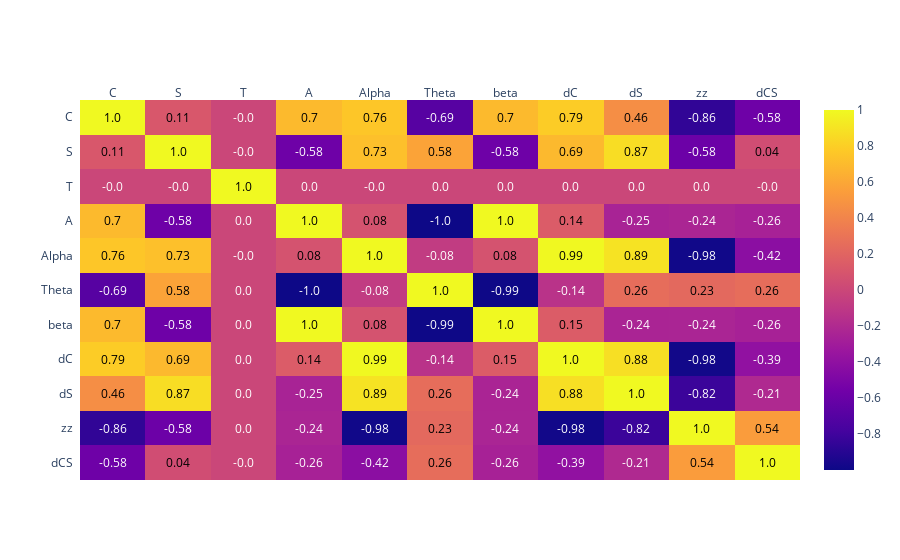

The notebook cell this image was saved under:
### Code cell
corrs = df.corr()
figure = ff.create_annotated_heatmap(
z=corrs.values,
x=list(corrs.columns),
y=list(corrs.index),
annotation_text=corrs.round(2).values,
showscale=True)
figure['layout']['yaxis']['autorange'] = "reversed"
plot(figure, filename='heatmap_corr.html')
figure.show()

### Figure 1 — Plotly figure (JSON) as saved in the notebook; plotly's stock layout.template omitted (floating-point values rounded to 4 significant figures)
{"data": [{"colorscale": [[0.0, "#0d0887"], [0.1111, "#46039f"], [0.2222, "#7201a8"], [0.3333, "#9c179e"], [0.4444, "#bd3786"], [0.5556, "#d8576b"], [0.6667, "#ed7953"], [0.7778, "#fb9f3a"], [0.8889, "#fdca26"], [1.0, "#f0f921"]], "reversescale": false, "showscale": true, "type": "heatmap", "x": ["C", "S", "T", "A", "Alpha", "Theta", "beta", "dC", "dS", "zz", "dCS"], "y": ["C", "S", "T", "A", "Alpha", "Theta", "beta", "dC", "dS", "zz", "dCS"], "z": [[1.0, 0.1142, -2.939e-16, 0.6966, 0.7575, -0.692, 0.6966, 0.7871, 0.4584, -0.8566, -0.5765], [0.1142, 1.0, -8.691e-16, -0.5757, 0.7257, 0.5762, -0.5767, 0.6925, 0.869, -0.5826, 0.04349], [-2.939e-16, -8.691e-16, 1.0, 4.692e-16, -5.082e-16, 4.936e-15, 2.103e-15, 3.631e-17, 1.292e-16, 4.264e-16, -1.389e-16], [0.6966, -0.5757, 4.692e-16, 1.0, 0.08078, -0.9984, 0.9984, 0.1439, -0.249, -0.2351, -0.2596], [0.7575, 0.7257, -5.082e-16, 0.08078, 1.0, -0.07545, 0.0828, 0.9949, 0.8948, -0.981, -0.4202], [-0.692, 0.5762, 4.936e-15, -0.9984, -0.07545, 1.0, -0.9942, -0.1386, 0.2578, 0.229, 0.2579], [0.6966, -0.5767, 2.103e-15, 0.9984, 0.0828, -0.9942, 1.0, 0.1459, -0.2399, -0.2378, -0.2602], [0.7871, 0.6925, 3.631e-17, 0.1439, 0.9949, -0.1386, 0.1459, 1.0, 0.8794, -0.9807, -0.3879], [0.4584, 0.869, 1.292e-16, -0.249, 0.8948, 0.2578, -0.2399, 0.8794, 1.0, -0.8195, -0.2063], [-0.8566, -0.5826, 4.264e-16, -0.2351, -0.981, 0.229, -0.2378, -0.9807, -0.8195, 1.0, 0.5399], [-0.5765, 0.04349, -1.389e-16, -0.2596, -0.4202, 0.2579, -0.2602, -0.3879, -0.2063, 0.5399, 1.0]]}], "layout": {"annotations": [{"font": {"color": "#000000"}, "showarrow": false, "text": "1.0", "x": "C", "xref": "x", "y": "C", "yref": "y"}, {"font": {"color": "#000000"}, "showarrow": false, "text": "0.11", "x": "S", "xref": "x", "y": "C", "yref": "y"}, {"font": {"color": "#FFFFFF"}, "showarrow": false, "text": "-0.0", "x": "T", "xref": "x", "y": "C", "yref": "y"}, {"font": {"color": "#000000"}, "showarrow": false, "text": "0.7", "x": "A", "xref": "x", "y": "C", "yref": "y"}, {"font": {"color": "#000000"}, "showarrow": false, "text": "0.76", "x": "Alpha", "xref": "x", "y": "C", "yref": "y"}, {"font": {"color": "#FFFFFF"}, "showarrow": false, "text": "-0.69", "x": "Theta", "xref": "x", "y": "C", "yref": "y"}, {"font": {"color": "#000000"}, "showarrow": false, "text": "0.7", "x": "beta", "xref": "x", "y": "C", "yref": "y"}, {"font": {"color": "#000000"}, "showarrow": false, "text": "0.79", "x": "dC", "xref": "x", "y": "C", "yref": "y"}, {"font": {"color": "#000000"}, "showarrow": false, "text": "0.46", "x": "dS", "xref": "x", "y": "C", "yref": "y"}, {"font": {"color": "#FFFFFF"}, "showarrow": false, "text": "-0.86", "x": "zz", "xref": "x", "y": "C", "yref": "y"}, {"font": {"color": "#FFFFFF"}, "showarrow": false, "text": "-0.58", "x": "dCS", "xref": "x", "y": "C", "yref": "y"}, {"font": {"color": "#000000"}, "showarrow": false, "text": "0.11", "x": "C", "xref": "x", "y": "S", "yref": "y"}, {"font": {"color": "#000000"}, "showarrow": false, "text": "1.0", "x": "S", "xref": "x", "y": "S", "yref": "y"}, {"font": {"color": "#FFFFFF"}, "showarrow": false, "text": "-0.0", "x": "T", "xref": "x", "y": "S", "yref": "y"}, {"font": {"color": "#FFFFFF"}, "showarrow": false, "text": "-0.58", "x": "A", "xref": "x", "y": "S", "yref": "y"}, {"font": {"color": "#000000"}, "showarrow": false, "text": "0.73", "x": "Alpha", "xref": "x", "y": "S", "yref": "y"}, {"font": {"color": "#000000"}, "showarrow": false, "text": "0.58", "x": "Theta", "xref": "x", "y": "S", "yref": "y"}, {"font": {"color": "#FFFFFF"}, "showarrow": false, "text": "-0.58", "x": "beta", "xref": "x", "y": "S", "yref": "y"}, {"font": {"color": "#000000"}, "showarrow": false, "text": "0.69", "x": "dC", "xref": "x", "y": "S", "yref": "y"}, {"font": {"color": "#000000"}, "showarrow": false, "text": "0.87", "x": "dS", "xref": "x", "y": "S", "yref": "y"}, {"font": {"color": "#FFFFFF"}, "showarrow": false, "text": "-0.58", "x": "zz", "xref": "x", "y": "S", "yref": "y"}, {"font": {"color": "#000000"}, "showarrow": false, "text": "0.04", "x": "dCS", "xref": "x", "y": "S", "yref": "y"}, {"font": {"color": "#FFFFFF"}, "showarrow": false, "text": "-0.0", "x": "C", "xref": "x", "y": "T", "yref": "y"}, {"font": {"color": "#FFFFFF"}, "showarrow": false, "text": "-0.0", "x": "S", "xref": "x", "y": "T", "yref": "y"}, {"font": {"color": "#000000"}, "showarrow": false, "text": "1.0", "x": "T", "xref": "x", "y": "T", "yref": "y"}, {"font": {"color": "#FFFFFF"}, "showarrow": false, "text": "0.0", "x": "A", "xref": "x", "y": "T", "yref": "y"}, {"font": {"color": "#FFFFFF"}, "showarrow": false, "text": "-0.0", "x": "Alpha", "xref": "x", "y": "T", "yref": "y"}, {"font": {"color": "#FFFFFF"}, "showarrow": false, "text": "0.0", "x": "Theta", "xref": "x", "y": "T", "yref": "y"}, {"font": {"color": "#FFFFFF"}, "showarrow": false, "text": "0.0", "x": "beta", "xref": "x", "y": "T", "yref": "y"}, {"font": {"color": "#FFFFFF"}, "showarrow": false, "text": "0.0", "x": "dC", "xref": "x", "y": "T", "yref": "y"}, {"font": {"color": "#FFFFFF"}, "showarrow": false, "text": "0.0", "x": "dS", "xref": "x", "y": "T", "yref": "y"}, {"font": {"color": "#FFFFFF"}, "showarrow": false, "text": "0.0", "x": "zz", "xref": "x", "y": "T", "yref": "y"}, {"font": {"color": "#FFFFFF"}, "showarrow": false, "text": "-0.0", "x": "dCS", "xref": "x", "y": "T", "yref": "y"}, {"font": {"color": "#000000"}, "showarrow": false, "text": "0.7", "x": "C", "xref": "x", "y": "A", "yref": "y"}, {"font": {"color": "#FFFFFF"}, "showarrow": false, "text": "-0.58", "x": "S", "xref": "x", "y": "A", "yref": "y"}, {"font": {"color": "#FFFFFF"}, "showarrow": false, "text": "0.0", "x": "T", "xref": "x", "y": "A", "yref": "y"}, {"font": {"color": "#000000"}, "showarrow": false, "text": "1.0", "x": "A", "xref": "x", "y": "A", "yref": "y"}, {"font": {"color": "#000000"}, "showarrow": false, "text": "0.08", "x": "Alpha", "xref": "x", "y": "A", "yref": "y"}, {"font": {"color": "#FFFFFF"}, "showarrow": false, "text": "-1.0", "x": "Theta", "xref": "x", "y": "A", "yref": "y"}, {"font": {"color": "#000000"}, "showarrow": false, "text": "1.0", "x": "beta", "xref": "x", "y": "A", "yref": "y"}, {"font": {"color": "#000000"}, "showarrow": false, "text": "0.14", "x": "dC", "xref": "x", "y": "A", "yref": "y"}, {"font": {"color": "#FFFFFF"}, "showarrow": false, "text": "-0.25", "x": "dS", "xref": "x", "y": "A", "yref": "y"}, {"font": {"color": "#FFFFFF"}, "showarrow": false, "text": "-0.24", "x": "zz", "xref": "x", "y": "A", "yref": "y"}, {"font": {"color": "#FFFFFF"}, "showarrow": false, "text": "-0.26", "x": "dCS", "xref": "x", "y": "A", "yref": "y"}, {"font": {"color": "#000000"}, "showarrow": false, "text": "0.76", "x": "C", "xref": "x", "y": "Alpha", "yref": "y"}, {"font": {"color": "#000000"}, "showarrow": false, "text": "0.73", "x": "S", "xref": "x", "y": "Alpha", "yref": "y"}, {"font": {"color": "#FFFFFF"}, "showarrow": false, "text": "-0.0", "x": "T", "xref": "x", "y": "Alpha", "yref": "y"}, {"font": {"color": "#000000"}, "showarrow": false, "text": "0.08", "x": "A", "xref": "x", "y": "Alpha", "yref": "y"}, {"font": {"color": "#000000"}, "showarrow": false, "text": "1.0", "x": "Alpha", "xref": "x", "y": "Alpha", "yref": "y"}, {"font": {"color": "#FFFFFF"}, "showarrow": false, "text": "-0.08", "x": "Theta", "xref": "x", "y": "Alpha", "yref": "y"}, {"font": {"color": "#000000"}, "showarrow": false, "text": "0.08", "x": "beta", "xref": "x", "y": "Alpha", "yref": "y"}, {"font": {"color": "#000000"}, "showarrow": false, "text": "0.99", "x": "dC", "xref": "x", "y": "Alpha", "yref": "y"}, {"font": {"color": "#000000"}, "showarrow": false, "text": "0.89", "x": "dS", "xref": "x", "y": "Alpha", "yref": "y"}, {"font": {"color": "#FFFFFF"}, "showarrow": false, "text": "-0.98", "x": "zz", "xref": "x", "y": "Alpha", "yref": "y"}, {"font": {"color": "#FFFFFF"}, "showarrow": false, "text": "-0.42", "x": "dCS", "xref": "x", "y": "Alpha", "yref": "y"}, {"font": {"color": "#FFFFFF"}, "showarrow": false, "text": "-0.69", "x": "C", "xref": "x", "y": "Theta", "yref": "y"}, {"font": {"color": "#000000"}, "showarrow": false, "text": "0.58", "x": "S", "xref": "x", "y": "Theta", "yref": "y"}, {"font": {"color": "#FFFFFF"}, "showarrow": false, "text": "0.0", "x": "T", "xref": "x", "y": "Theta", "yref": "y"}, {"font": {"color": "#FFFFFF"}, "showarrow": false, "text": "-1.0", "x": "A", "xref": "x", "y": "Theta", "yref": "y"}, {"font": {"color": "#FFFFFF"}, "showarrow": false, "text": "-0.08", "x": "Alpha", "xref": "x", "y": "Theta", "yref": "y"}, {"font": {"color": "#000000"}, "showarrow": false, "text": "1.0", "x": "Theta", "xref": "x", "y": "Theta", "yref": "y"}, {"font": {"color": "#FFFFFF"}, "showarrow": false, "text": "-0.99", "x": "beta", "xref": "x", "y": "Theta", "yref": "y"}, {"font": {"color": "#FFFFFF"}, "showarrow": false, "text": "-0.14", "x": "dC", "xref": "x", "y": "Theta", "yref": "y"}, {"font": {"color": "#000000"}, "showarrow": false, "text": "0.26", "x": "dS", "xref": "x", "y": "Theta", "yref": "y"}, {"font": {"color": "#000000"}, "showarrow": false, "text": "0.23", "x": "zz", "xref": "x", "y": "Theta", "yref": "y"}, {"font": {"color": "#000000"}, "showarrow": false, "text": "0.26", "x": "dCS", "xref": "x", "y": "Theta", "yref": "y"}, {"font": {"color": "#000000"}, "showarrow": false, "text": "0.7", "x": "C", "xref": "x", "y": "beta", "yref": "y"}, {"font": {"color": "#FFFFFF"}, "showarrow": false, "text": "-0.58", "x": "S", "xref": "x", "y": "beta", "yref": "y"}, {"font": {"color": "#FFFFFF"}, "showarrow": false, "text": "0.0", "x": "T", "xref": "x", "y": "beta", "yref": "y"}, {"font": {"color": "#000000"}, "showarrow": false, "text": "1.0", "x": "A", "xref": "x", "y": "beta", "yref": "y"}, {"font": {"color": "#000000"}, "showarrow": false, "text": "0.08", "x": "Alpha", "xref": "x", "y": "beta", "yref": "y"}, {"font": {"color": "#FFFFFF"}, "showarrow": false, "text": "-0.99", "x": "Theta", "xref": "x", "y": "beta", "yref": "y"}, {"font": {"color": "#000000"}, "showarrow": false, "text": "1.0", "x": "beta", "xref": "x", "y": "beta", "yref": "y"}, {"font": {"color": "#000000"}, "showarrow": false, "text": "0.15", "x": "dC", "xref": "x", "y": "beta", "yref": "y"}, {"font": {"color": "#FFFFFF"}, "showarrow": false, "text": "-0.24", "x": "dS", "xref": "x", "y": "beta", "yref": "y"}, {"font": {"color": "#FFFFFF"}, "showarrow": false, "text": "-0.24", "x": "zz", "xref": "x", "y": "beta", "yref": "y"}, {"font": {"color": "#FFFFFF"}, "showarrow": false, "text": "-0.26", "x": "dCS", "xref": "x", "y": "beta", "yref": "y"}, {"font": {"color": "#000000"}, "showarrow": false, "text": "0.79", "x": "C", "xref": "x", "y": "dC", "yref": "y"}, {"font": {"color": "#000000"}, "showarrow": false, "text": "0.69", "x": "S", "xref": "x", "y": "dC", "yref": "y"}, {"font": {"color": "#FFFFFF"}, "showarrow": false, "text": "0.0", "x": "T", "xref": "x", "y": "dC", "yref": "y"}, {"font": {"color": "#000000"}, "showarrow": false, "text": "0.14", "x": "A", "xref": "x", "y": "dC", "yref": "y"}, {"font": {"color": "#000000"}, "showarrow": false, "text": "0.99", "x": "Alpha", "xref": "x", "y": "dC", "yref": "y"}, {"font": {"color": "#FFFFFF"}, "showarrow": false, "text": "-0.14", "x": "Theta", "xref": "x", "y": "dC", "yref": "y"}, {"font": {"color": "#000000"}, "showarrow": false, "text": "0.15", "x": "beta", "xref": "x", "y": "dC", "yref": "y"}, {"font": {"color": "#000000"}, "showarrow": false, "text": "1.0", "x": "dC", "xref": "x", "y": "dC", "yref": "y"}, {"font": {"color": "#000000"}, "showarrow": false, "text": "0.88", "x": "dS", "xref": "x", "y": "dC", "yref": "y"}, {"font": {"color": "#FFFFFF"}, "showarrow": false, "text": "-0.98", "x": "zz", "xref": "x", "y": "dC", "yref": "y"}, {"font": {"color": "#FFFFFF"}, "showarrow": false, "text": "-0.39", "x": "dCS", "xref": "x", "y": "dC", "yref": "y"}, {"font": {"color": "#000000"}, "showarrow": false, "text": "0.46", "x": "C", "xref": "x", "y": "dS", "yref": "y"}, {"font": {"color": "#000000"}, "showarrow": false, "text": "0.87", "x": "S", "xref": "x", "y": "dS", "yref": "y"}, {"font": {"color": "#FFFFFF"}, "showarrow": false, "text": "0.0", "x": "T", "xref": "x", "y": "dS", "yref": "y"}, {"font": {"color": "#FFFFFF"}, "showarrow": false, "text": "-0.25", "x": "A", "xref": "x", "y": "dS", "yref": "y"}, {"font": {"color": "#000000"}, "showarrow": false, "text": "0.89", "x": "Alpha", "xref": "x", "y": "dS", "yref": "y"}, {"font": {"color": "#000000"}, "showarrow": false, "text": "0.26", "x": "Theta", "xref": "x", "y": "dS", "yref": "y"}, {"font": {"color": "#FFFFFF"}, "showarrow": false, "text": "-0.24", "x": "beta", "xref": "x", "y": "dS", "yref": "y"}, {"font": {"color": "#000000"}, "showarrow": false, "text": "0.88", "x": "dC", "xref": "x", "y": "dS", "yref": "y"}, {"font": {"color": "#000000"}, "showarrow": false, "text": "1.0", "x": "dS", "xref": "x", "y": "dS", "yref": "y"}, {"font": {"color": "#FFFFFF"}, "showarrow": false, "text": "-0.82", "x": "zz", "xref": "x", "y": "dS", "yref": "y"}, {"font": {"color": "#FFFFFF"}, "showarrow": false, "text": "-0.21", "x": "dCS", "xref": "x", "y": "dS", "yref": "y"}, {"font": {"color": "#FFFFFF"}, "showarrow": false, "text": "-0.86", "x": "C", "xref": "x", "y": "zz", "yref": "y"}, {"font": {"color": "#FFFFFF"}, "showarrow": false, "text": "-0.58", "x": "S", "xref": "x", "y": "zz", "yref": "y"}, {"font": {"color": "#FFFFFF"}, "showarrow": false, "text": "0.0", "x": "T", "xref": "x", "y": "zz", "yref": "y"}, {"font": {"color": "#FFFFFF"}, "showarrow": false, "text": "-0.24", "x": "A", "xref": "x", "y": "zz", "yref": "y"}, {"font": {"color": "#FFFFFF"}, "showarrow": false, "text": "-0.98", "x": "Alpha", "xref": "x", "y": "zz", "yref": "y"}, {"font": {"color": "#000000"}, "showarrow": false, "text": "0.23", "x": "Theta", "xref": "x", "y": "zz", "yref": "y"}, {"font": {"color": "#FFFFFF"}, "showarrow": false, "text": "-0.24", "x": "beta", "xref": "x", "y": "zz", "yref": "y"}, {"font": {"color": "#FFFFFF"}, "showarrow": false, "text": "-0.98", "x": "dC", "xref": "x", "y": "zz", "yref": "y"}, {"font": {"color": "#FFFFFF"}, "showarrow": false, "text": "-0.82", "x": "dS", "xref": "x", "y": "zz", "yref": "y"}, {"font": {"color": "#000000"}, "showarrow": false, "text": "1.0", "x": "zz", "xref": "x", "y": "zz", "yref": "y"}, {"font": {"color": "#000000"}, "showarrow": false, "text": "0.54", "x": "dCS", "xref": "x", "y": "zz", "yref": "y"}, {"font": {"color": "#FFFFFF"}, "showarrow": false, "text": "-0.58", "x": "C", "xref": "x", "y": "dCS", "yref": "y"}, {"font": {"color": "#000000"}, "showarrow": false, "text": "0.04", "x": "S", "xref": "x", "y": "dCS", "yref": "y"}, {"font": {"color": "#FFFFFF"}, "showarrow": false, "text": "-0.0", "x": "T", "xref": "x", "y": "dCS", "yref": "y"}, {"font": {"color": "#FFFFFF"}, "showarrow": false, "text": "-0.26", "x": "A", "xref": "x", "y": "dCS", "yref": "y"}, {"font": {"color": "#FFFFFF"}, "showarrow": false, "text": "-0.42", "x": "Alpha", "xref": "x", "y": "dCS", "yref": "y"}, {"font": {"color": "#000000"}, "showarrow": false, "text": "0.26", "x": "Theta", "xref": "x", "y": "dCS", "yref": "y"}, {"font": {"color": "#FFFFFF"}, "showarrow": false, "text": "-0.26", "x": "beta", "xref": "x", "y": "dCS", "yref": "y"}, {"font": {"color": "#FFFFFF"}, "showarrow": false, "text": "-0.39", "x": "dC", "xref": "x", "y": "dCS", "yref": "y"}, {"font": {"color": "#FFFFFF"}, "showarrow": false, "text": "-0.21", "x": "dS", "xref": "x", "y": "dCS", "yref": "y"}, {"font": {"color": "#000000"}, "showarrow": false, "text": "0.54", "x": "zz", "xref": "x", "y": "dCS", "yref": "y"}, {"font": {"color": "#000000"}, "showarrow": false, "text": "1.0", "x": "dCS", "xref": "x", "y": "dCS", "yref": "y"}], "xaxis": {"dtick": 1, "gridcolor": "rgb(0, 0, 0)", "side": "top", "ticks": ""}, "yaxis": {"autorange": "reversed", "dtick": 1, "ticks": "", "ticksuffix": "  "}}}
